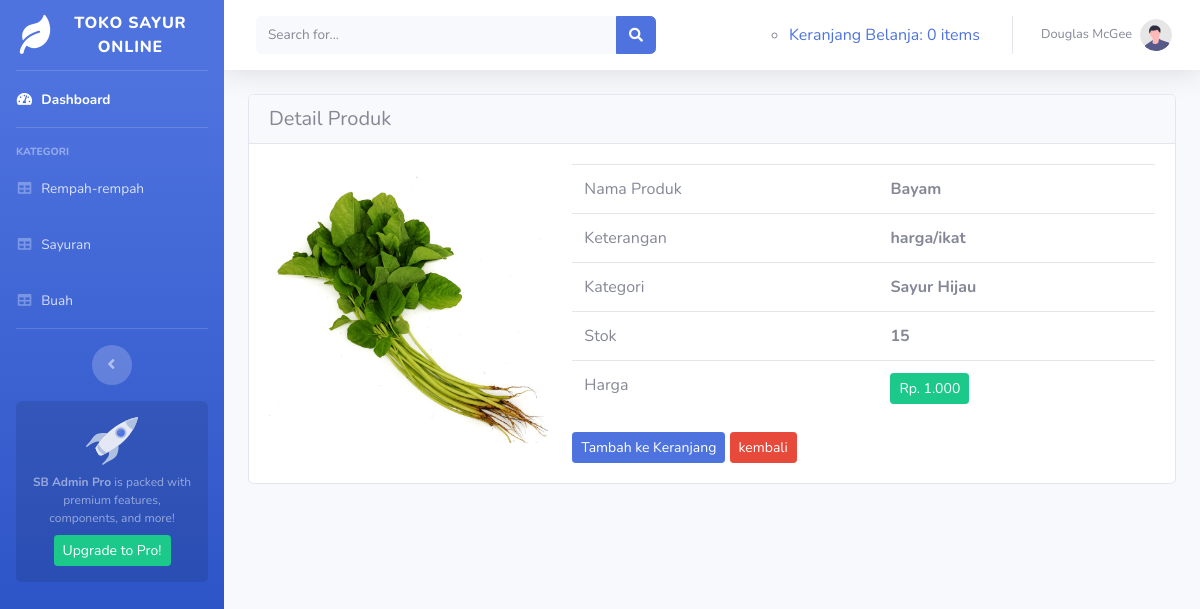
The page /toko_online/index.php/dashboard/detail/1 on the database as committed earlier.
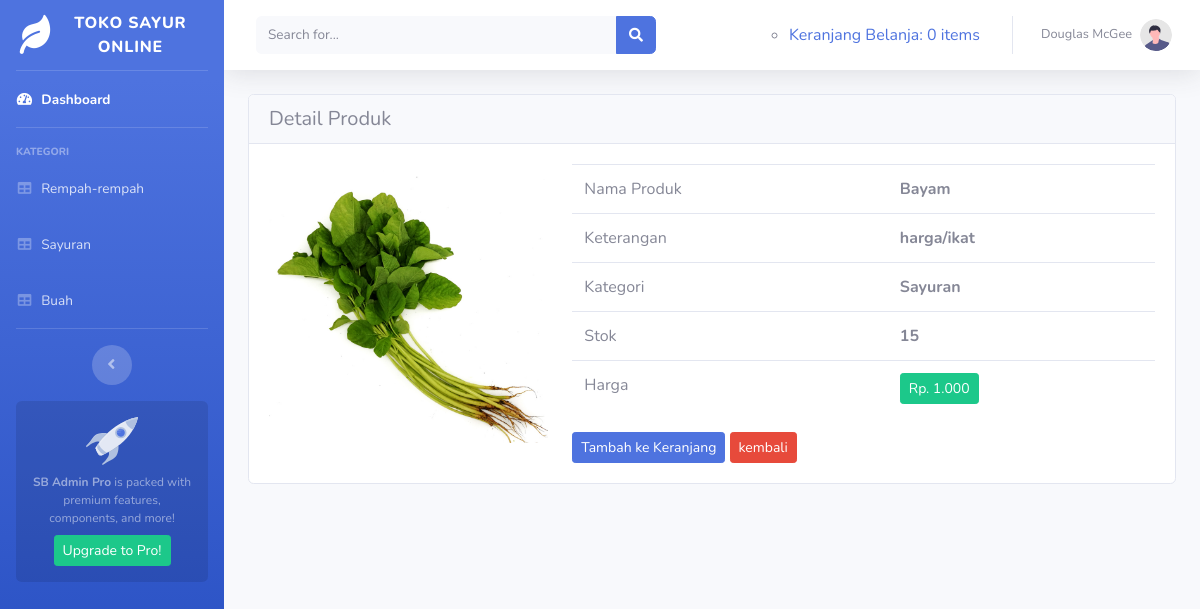
The same page on the database as committed later.
### tables this page shows
CREATE TABLE `sayuran` (
  `id_sayuran` int(11) NOT NULL,
  `nama_sayuran` varchar(120) NOT NULL,
  `keterangan` varchar(225) NOT NULL,
  `kategori` varchar(60) NOT NULL,
  `harga` int(11) NOT NULL,
  `stok` int(4) NOT NULL,
  `gambar` text NOT NULL
);

### toko_online/application/controllers/dashboard.php (called while the page is built, shortened)
<?php
class Dashboard extends CI_Controller {
    public function detail($id_brg)
    {
        $data['barang'] = $this->model_barang->detail_brg($id_brg);
        $this->load->view('templates/header');
         $this->load->view('templates/sidebar');
        $this->load->view('detail_barang',$data);
        $this->load->view('templates/footer');
    }
}

### toko_online/index.php (called while the page is built, shortened)
<?php
require_once BASEPATH.'core/CodeIgniter.php';

### toko_online/application/models/model_barang.php (called while the page is built, shortened)
<?php
class model_barang extends CI_model{
	public function detail_brg($id_brg)
	{
		$result = $this->db->where('id_sayuran',$id_brg)->get('sayuran');
		if($result->num_rows() > 0){
			return $result->result();
		}else {
			return false;
		}
	}
}

### toko_online/application/views/detail_barang.php (the view)
<div class="container-fluid">
	<div class="card">
  	  <h5 class="card-header">Detail Produk</h5>
  	  <div class="card-body">
  		    <?php foreach ($barang as $brg): ?>
  		    <div class="row">
   		  	  <div class="col-md-4">
   		  			  <img src="<?php echo base_url().'/assets/img/' .$brg->gambar ?>" class="card-img-top">
   		  	</div>
   		   	<div class="col-md-8">
   		   		<table class="table">
   		   			<tr>
   		   				<td>Nama Produk</td>
   		   				<td><strong><?php echo $brg->nama_sayuran ?></strong></td>
   		   			</tr>
   		   			<tr>
   		   				<td>Keterangan</td>
   		   				<td><strong><?php echo $brg->keterangan ?></strong></td>
   		   			</tr>
   		   			<tr>
   		   				<td>Kategori</td>
   		   				<td><strong><?php echo $brg->kategori ?></strong></td>
   		   			</tr>
   		   			<tr>
   		   				<td>Stok</td>
   		   				<td><strong><?php echo $brg->stok ?></strong></td>
   		   			</tr>
   		   			<tr>
   		   				<td>Harga</td>
   		   				<td><strong><div class="btn btn-sm btn-success">Rp. <?php echo number_format($brg->harga,0,',','.')  ?></div></strong></td>
   		   			</tr>
   		   		</table>
   		   		<?php echo anchor('dashboard/tambah_ke_keranjang/'.$brg ->id_sayuran,'<div class="btn btn-sm btn-primary">Tambah ke Keranjang</div>') ?>
   		   		<?php echo anchor('dashboard/index/','<div class="btn btn-sm btn-danger">kembali</div>') ?>
   		   	 </div>
   		</div>
   	<?php endforeach; ?>
  	  </div>
	</div>
</div>

Rows that differ between the two databases and show on the page:
changed sayuran "Bayam": kategori "Sayur Hijau" → "Sayuran"
